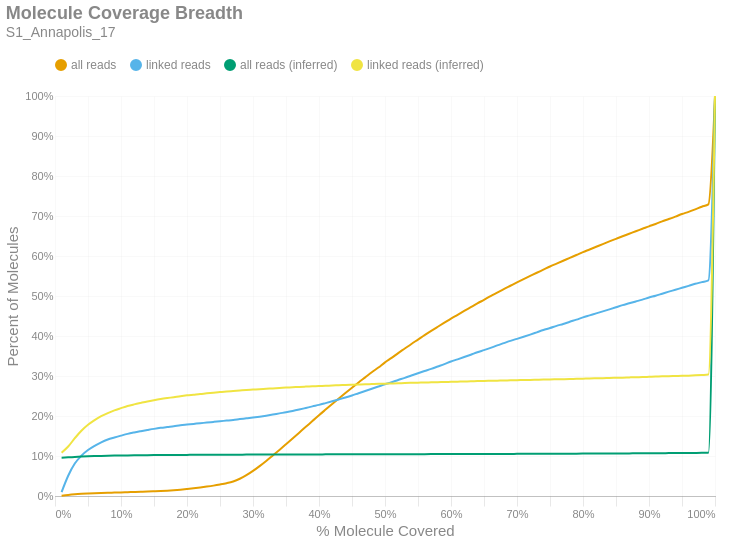

The code cell stored with this chart in its notebook:
### Markdown cell above
### Molecule Read Coverage
This chart shows molecule coverage breadth as computed by the number of bases aligned to that molecule. In other words, "*how much of each unique long molecule is actually sequenced/aligned?*" Keep in mind there is a distinction between sequences and alignments, since some sequences belonging to a particular molecule may not align well and wouldn't appear in the alignment data. This chart also shows molecule coverage breadth as computed by the *inferred fragment* from which the aligned sequences originate. Unlike read coverage, this calculation takes into account the total insert size, including unsequenced gaps between the forward and reverse reads. Like the previous figures, these are cumulative percents.

### Code cell
if SKIPLR:
    print_html(f"Skipped")
else:
    binned_df = consolidated_hist(valids['coverage_bp'], mask, 0.01, True)
    binned_df_inf = consolidated_hist(valids['coverage_inserts'], mask, 0.01, True)
    binned_df = binned_df.with_columns(pl.lit(binned_df_inf['all reads (cumsum)']).alias('all reads (inferred)'))
    binned_df = binned_df.with_columns(pl.lit(binned_df_inf['linked reads (cumsum)']).alias('linked reads (inferred)'))
    binned_df = binned_df.with_columns(
        (pl.col('bin').cast(pl.Float64) + 0.01).alias('right_edge')
    )

    with SafeRender(binned_df):
        (
            density_plot(binned_df, 'Molecule Coverage Breadth', samplename, 'molcov', ['all reads (inferred)','linked reads (inferred)'])
            .encode(
                #x=alt.X('bin:Q', title="% Molecule Covered").axis(format = '%').scale(padding=0),
                x=alt.X('right_edge:Q', title="% Molecule Covered").axis(format='%').scale(padding=0),
                y=alt.Y('value:Q', title='Percent of Molecules')
                    .axis(format='%')
                    .stack(False)
                    .scale(domainMin=0, padding=0),
                color=alt.Color("key:N").scale(domain = ["all reads", "linked reads", "all reads (inferred)", "linked reads (inferred)"]),
                tooltip = [
                    alt.Tooltip("key:N", title = "Data Type"),
                    alt.Tooltip("range_label:N", title="% Molecule Covered"),
                    alt.Tooltip("value:Q", format = ".2%", title="% Molecules")
                ]
            )
        ).display()

### Figure 1 — Vega-Lite specification as saved in the notebook (floating-point values rounded to 4 significant figures)
{"width": "container", "height": 400, "config": {"title": {"anchor": "start", "dy": -15, "fontSize": 18, "color": "#888888", "subtitleColor": "#888888", "subtitleFontSize": 14}, "arc": {"fill": "#0072B2"}, "axis": {"domainColor": "#888888", "domainWidth": 0.5, "gridWidth": 0.2, "grid": false, "titleFontWeight": 400, "titleFontSize": 15, "labelFontSize": 11, "labelColor": "#888888", "tickColor": "#888888", "tickWidth": 0.2, "titleColor": "#888888"}, "axisBand": {"grid": false}, "axisX": {"grid": true, "tickSize": 10, "domainCap": "round"}, "axisY": {"domain": false, "grid": true, "tickSize": 0, "domainCap": "round"}, "background": "transparent", "header": {"labelFontSize": 15, "labelColor": "#888888", "titleFontSize": 15, "titleFontWeight": 600, "titleColor": "#888888"}, "legend": {"labelFont": "sans-serif", "labelFontSize": 12, "labelColor": "#888888", "symbolSize": 100, "symbolType": "circle", "titleFontSize": 12, "titlePadding": 10, "titleColor": "#888888", "title": null, "orient": "top"}, "range": {"category": ["#E69F00", "#56B4E9", "#009E73", "#F0E442", "#0072B2", "#D55E00", "#CC79A7", "#000000"], "diverging": ["#cfe8f3", "#a2d4ec", "#73bfe2", "#46abdb", "#1696d2", "#12719e"]}, "area": {"fill": "#0072B2", "fillOpacity": 0.7, "line": true, "strokeOpacity": 0.7}, "line": {"color": "#0072B2", "stroke": "#0072B2", "strokeWidth": 2}, "trail": {"color": "#0072B2", "stroke": "#0072B2", "strokeWidth": 0, "size": 1}, "point": {"filled": true, "fillOpacity": 1.0, "size": 95}, "text": {"color": "#888888", "fontSize": 11, "align": "right", "fontWeight": 400, "size": 11}, "bar": {"fill": "#0072B2", "stroke": null}, "view": {"stroke": null, "continuousWidth": 660, "continuousHeight": 400}}, "data": {"name": "data-cf0a1a06e86953f7261df52ce4c1b604"}, "mark": {"type": "line", "interpolate": "monotone", "point": {"opacity": 0, "size": 275}}, "encoding": {"color": {"field": "key", "scale": {"domain": ["all reads", "linked reads", "all reads (inferred)", "linked reads (inferred)"]}, "type": "nominal"}, "tooltip": [{"field": "key", "title": "Data Type", "type": "nominal"}, {"field": "range_label", "title": "% Molecule Covered", "type": "nominal"}, {"field": "value", "format": ".2%", "title": "% Molecules", "type": "quantitative"}], "x": {"axis": {"format": "%"}, "field": "right_edge", "scale": {"padding": 0}, "title": "% Molecule Covered", "type": "quantitative"}, "y": {"axis": {"format": "%"}, "field": "value", "scale": {"domainMin": 0, "padding": 0}, "stack": false, "title": "Percent of Molecules", "type": "quantitative"}}, "params": [{"name": "param_c36ac31b6afebe62", "select": {"type": "point", "fields": ["key"]}, "bind": "legend"}], "title": {"text": "Molecule Coverage Breadth", "subtitle": "S1_Annapolis_17"}, "transform": [{"fold": ["all reads (cumsum)", "linked reads (cumsum)", "all reads (inferred)", "linked reads (inferred)"]}, {"calculate": "replace(datum.key, ' (cumsum)', '')", "as": "key"}, {"filter": {"param": "param_c36ac31b6afebe62"}}], "usermeta": {"embedOptions": {"downloadFileName": "S1_Annapolis_17.molcov"}}, "$schema": "https://vega.github.io/schema/vega-lite/v6.1.0.json", "datasets": {"data-cf0a1a06e86953f7261df52ce4c1b604": [{"bin": "0.0", "interval": "0.0-0.01", "all reads": 0.000637, "linked reads": 0.009858, "all reads (cumsum)": 0.000637, "linked reads (cumsum)": 0.009858, "range_label": "0.0-0.01", "all reads (inferred)": 0.09583, "linked reads (inferred)": 0.1084, "right_edge": 0.01}, {"bin": "0.01", "interval": "0.01-0.02", "all reads": 0.002098, "linked reads": 0.04081, "all reads (cumsum)": 0.002735, "linked reads (cumsum)": 0.05067, "range_label": "0.01-0.02", "all reads (inferred)": 0.0966, "linked reads (inferred)": 0.1237, "right_edge": 0.02}, {"bin": "0.02", "interval": "0.02-0.03", "all reads": 0.001589, "linked reads": 0.03041, "all reads (cumsum)": 0.004324, "linked reads (cumsum)": 0.08108, "range_label": "0.02-0.03", "all reads (inferred)": 0.09757, "linked reads (inferred)": 0.1444, "right_edge": 0.03}, {"bin": "0.03", "interval": "0.03-0.04", "all reads": 0.001142, "linked reads": 0.01952, "all reads (cumsum)": 0.005466, "linked reads (cumsum)": 0.1006, "range_label": "0.03-0.04", "all reads (inferred)": 0.09847, "linked reads (inferred)": 0.1633, "right_edge": 0.04}, {"bin": "0.04", "interval": "0.04-0.05", "all reads": 0.000841, "linked reads": 0.01423, "all reads (cumsum)": 0.006307, "linked reads (cumsum)": 0.1148, "range_label": "0.04-0.05", "all reads (inferred)": 0.09927, "linked reads (inferred)": 0.1781, "right_edge": 0.05}, {"bin": "0.05", "interval": "0.05-0.06", "all reads": 0.0007086, "linked reads": 0.01056, "all reads (cumsum)": 0.007015, "linked reads (cumsum)": 0.1254, "range_label": "0.05-0.06", "all reads (inferred)": 0.09984, "linked reads (inferred)": 0.1899, "right_edge": 0.06}, {"bin": "0.06", "interval": "0.06-0.07", "all reads": 0.0005991, "linked reads": 0.008734, "all reads (cumsum)": 0.007615, "linked reads (cumsum)": 0.1341, "range_label": "0.06-0.07", "all reads (inferred)": 0.1003, "linked reads (inferred)": 0.1995, "right_edge": 0.07}, {"bin": "0.07", "interval": "0.07-0.08", "all reads": 0.000514, "linked reads": 0.007002, "all reads (cumsum)": 0.008129, "linked reads (cumsum)": 0.1411, "range_label": "0.07-0.08", "all reads (inferred)": 0.1007, "linked reads (inferred)": 0.2072, "right_edge": 0.08}, {"bin": "0.08", "interval": "0.08-0.09", "all reads": 0.0004391, "linked reads": 0.005073, "all reads (cumsum)": 0.008568, "linked reads (cumsum)": 0.1462, "range_label": "0.08-0.09", "all reads (inferred)": 0.101, "linked reads (inferred)": 0.2141, "right_edge": 0.09}, {"bin": "0.09", "interval": "0.09-0.1", "all reads": 0.0004661, "linked reads": 0.004709, "all reads (cumsum)": 0.009034, "linked reads (cumsum)": 0.1509, "range_label": "0.09-0.1", "all reads (inferred)": 0.1013, "linked reads (inferred)": 0.2196, "right_edge": 0.1}, {"bin": "0.1", "interval": "0.1-0.11", "all reads": 0.0004843, "linked reads": 0.004405, "all reads (cumsum)": 0.009518, "linked reads (cumsum)": 0.1553, "range_label": "0.1-0.11", "all reads (inferred)": 0.1015, "linked reads (inferred)": 0.2249, "right_edge": 0.11}, {"bin": "0.11", "interval": "0.11-0.12", "all reads": 0.0004816, "linked reads": 0.003509, "all reads (cumsum)": 0.01, "linked reads (cumsum)": 0.1588, "range_label": "0.11-0.12", "all reads (inferred)": 0.1017, "linked reads (inferred)": 0.229, "right_edge": 0.12}, {"bin": "0.12", "interval": "0.12-0.13", "all reads": 0.0004911, "linked reads": 0.003129, "all reads (cumsum)": 0.01049, "linked reads (cumsum)": 0.1619, "range_label": "0.12-0.13", "all reads (inferred)": 0.1019, "linked reads (inferred)": 0.2328, "right_edge": 0.13}, {"bin": "0.13", "interval": "0.13-0.14", "all reads": 0.0005127, "linked reads": 0.002977, "all reads (cumsum)": 0.011, "linked reads (cumsum)": 0.1649, "range_label": "0.13-0.14", "all reads (inferred)": 0.102, "linked reads (inferred)": 0.2364, "right_edge": 0.14}, {"bin": "0.14", "interval": "0.14-0.15", "all reads": 0.0006491, "linked reads": 0.002886, "all reads (cumsum)": 0.01165, "linked reads (cumsum)": 0.1678, "range_label": "0.14-0.15", "all reads (inferred)": 0.1022, "linked reads (inferred)": 0.2395, "right_edge": 0.15}, {"bin": "0.15", "interval": "0.15-0.16", "all reads": 0.000716, "linked reads": 0.002552, "all reads (cumsum)": 0.01237, "linked reads (cumsum)": 0.1704, "range_label": "0.15-0.16", "all reads (inferred)": 0.1023, "linked reads (inferred)": 0.2423, "right_edge": 0.16}, {"bin": "0.16", "interval": "0.16-0.17", "all reads": 0.0009376, "linked reads": 0.002096, "all reads (cumsum)": 0.01331, "linked reads (cumsum)": 0.1725, "range_label": "0.16-0.17", "all reads (inferred)": 0.1025, "linked reads (inferred)": 0.2448, "right_edge": 0.17}, {"bin": "0.17", "interval": "0.17-0.18", "all reads": 0.001145, "linked reads": 0.001959, "all reads (cumsum)": 0.01445, "linked reads (cumsum)": 0.1744, "range_label": "0.17-0.18", "all reads (inferred)": 0.1026, "linked reads (inferred)": 0.2471, "right_edge": 0.18}, {"bin": "0.18", "interval": "0.18-0.19", "all reads": 0.001442, "linked reads": 0.002354, "all reads (cumsum)": 0.01589, "linked reads (cumsum)": 0.1768, "range_label": "0.18-0.19", "all reads (inferred)": 0.1027, "linked reads (inferred)": 0.2496, "right_edge": 0.19}, {"bin": "0.19", "interval": "0.19-0.2", "all reads": 0.001651, "linked reads": 0.001762, "all reads (cumsum)": 0.01754, "linked reads (cumsum)": 0.1785, "range_label": "0.19-0.2", "all reads (inferred)": 0.1028, "linked reads (inferred)": 0.2517, "right_edge": 0.2}, {"bin": "0.2", "interval": "0.2-0.21", "all reads": 0.00175, "linked reads": 0.001701, "all reads (cumsum)": 0.01929, "linked reads (cumsum)": 0.1802, "range_label": "0.2-0.21", "all reads (inferred)": 0.1029, "linked reads (inferred)": 0.2534, "right_edge": 0.21}, {"bin": "0.21", "interval": "0.21-0.22", "all reads": 0.001954, "linked reads": 0.001777, "all reads (cumsum)": 0.02125, "linked reads (cumsum)": 0.182, "range_label": "0.21-0.22", "all reads (inferred)": 0.103, "linked reads (inferred)": 0.2551, "right_edge": 0.22}, {"bin": "0.22", "interval": "0.22-0.23", "all reads": 0.002234, "linked reads": 0.001534, "all reads (cumsum)": 0.02348, "linked reads (cumsum)": 0.1835, "range_label": "0.22-0.23", "all reads (inferred)": 0.103, "linked reads (inferred)": 0.2566, "right_edge": 0.23}, {"bin": "0.23", "interval": "0.23-0.24", "all reads": 0.002456, "linked reads": 0.001716, "all reads (cumsum)": 0.02594, "linked reads (cumsum)": 0.1853, "range_label": "0.23-0.24", "all reads (inferred)": 0.1031, "linked reads (inferred)": 0.2583, "right_edge": 0.24}, {"bin": "0.24", "interval": "0.24-0.25", "all reads": 0.00287, "linked reads": 0.001686, "all reads (cumsum)": 0.02881, "linked reads (cumsum)": 0.1869, "range_label": "0.24-0.25", "all reads (inferred)": 0.1032, "linked reads (inferred)": 0.2597, "right_edge": 0.25}, {"bin": "0.25", "interval": "0.25-0.26", "all reads": 0.00327, "linked reads": 0.00161, "all reads (cumsum)": 0.03208, "linked reads (cumsum)": 0.1886, "range_label": "0.25-0.26", "all reads (inferred)": 0.1033, "linked reads (inferred)": 0.2612, "right_edge": 0.26}, {"bin": "0.26", "interval": "0.26-0.27", "all reads": 0.004305, "linked reads": 0.001656, "all reads (cumsum)": 0.03638, "linked reads (cumsum)": 0.1902, "range_label": "0.26-0.27", "all reads (inferred)": 0.1033, "linked reads (inferred)": 0.2624, "right_edge": 0.27}, {"bin": "0.27", "interval": "0.27-0.28", "all reads": 0.006678, "linked reads": 0.002051, "all reads (cumsum)": 0.04306, "linked reads (cumsum)": 0.1923, "range_label": "0.27-0.28", "all reads (inferred)": 0.1034, "linked reads (inferred)": 0.2637, "right_edge": 0.28}, {"bin": "0.28", "interval": "0.28-0.29", "all reads": 0.008899, "linked reads": 0.001944, "all reads (cumsum)": 0.05196, "linked reads (cumsum)": 0.1942, "range_label": "0.28-0.29", "all reads (inferred)": 0.1035, "linked reads (inferred)": 0.2649, "right_edge": 0.29}, {"bin": "0.29", "interval": "0.29-0.3", "all reads": 0.01075, "linked reads": 0.002005, "all reads (cumsum)": 0.06272, "linked reads (cumsum)": 0.1962, "range_label": "0.29-0.3", "all reads (inferred)": 0.1035, "linked reads (inferred)": 0.266, "right_edge": 0.3}, {"bin": "0.3", "interval": "0.3-0.31", "all reads": 0.01203, "linked reads": 0.002187, "all reads (cumsum)": 0.07474, "linked reads (cumsum)": 0.1984, "range_label": "0.3-0.31", "all reads (inferred)": 0.1036, "linked reads (inferred)": 0.2671, "right_edge": 0.31}, {"bin": "0.31", "interval": "0.31-0.32", "all reads": 0.01286, "linked reads": 0.002445, "all reads (cumsum)": 0.0876, "linked reads (cumsum)": 0.2008, "range_label": "0.31-0.32", "all reads (inferred)": 0.1036, "linked reads (inferred)": 0.268, "right_edge": 0.32}, {"bin": "0.32", "interval": "0.32-0.33", "all reads": 0.01374, "linked reads": 0.002719, "all reads (cumsum)": 0.1013, "linked reads (cumsum)": 0.2036, "range_label": "0.32-0.33", "all reads (inferred)": 0.1037, "linked reads (inferred)": 0.269, "right_edge": 0.33}, {"bin": "0.33", "interval": "0.33-0.34", "all reads": 0.01386, "linked reads": 0.002977, "all reads (cumsum)": 0.1152, "linked reads (cumsum)": 0.2065, "range_label": "0.33-0.34", "all reads (inferred)": 0.1037, "linked reads (inferred)": 0.2699, "right_edge": 0.34}, {"bin": "0.34", "interval": "0.34-0.35", "all reads": 0.01423, "linked reads": 0.00281, "all reads (cumsum)": 0.1294, "linked reads (cumsum)": 0.2094, "range_label": "0.34-0.35", "all reads (inferred)": 0.1038, "linked reads (inferred)": 0.271, "right_edge": 0.35}, {"bin": "0.35", "interval": "0.35-0.36", "all reads": 0.01438, "linked reads": 0.003129, "all reads (cumsum)": 0.1438, "linked reads (cumsum)": 0.2125, "range_label": "0.35-0.36", "all reads (inferred)": 0.1038, "linked reads (inferred)": 0.2717, "right_edge": 0.36}, {"bin": "0.36", "interval": "0.36-0.37", "all reads": 0.01451, "linked reads": 0.003645, "all reads (cumsum)": 0.1583, "linked reads (cumsum)": 0.2161, "range_label": "0.36-0.37", "all reads (inferred)": 0.1039, "linked reads (inferred)": 0.2727, "right_edge": 0.37}, {"bin": "0.37", "interval": "0.37-0.38", "all reads": 0.01458, "linked reads": 0.003934, "all reads (cumsum)": 0.1729, "linked reads (cumsum)": 0.2201, "range_label": "0.37-0.38", "all reads (inferred)": 0.1039, "linked reads (inferred)": 0.2735, "right_edge": 0.38}, {"bin": "0.38", "interval": "0.38-0.39", "all reads": 0.0143, "linked reads": 0.003995, "all reads (cumsum)": 0.1872, "linked reads (cumsum)": 0.2241, "range_label": "0.38-0.39", "all reads (inferred)": 0.104, "linked reads (inferred)": 0.2741, "right_edge": 0.39}, {"bin": "0.39", "interval": "0.39-0.4", "all reads": 0.0147, "linked reads": 0.003706, "all reads (cumsum)": 0.2019, "linked reads (cumsum)": 0.2278, "range_label": "0.39-0.4", "all reads (inferred)": 0.104, "linked reads (inferred)": 0.2748, "right_edge": 0.4}, {"bin": "0.4", "interval": "0.4-0.41", "all reads": 0.01412, "linked reads": 0.004405, "all reads (cumsum)": 0.216, "linked reads (cumsum)": 0.2322, "range_label": "0.4-0.41", "all reads (inferred)": 0.1041, "linked reads (inferred)": 0.2755, "right_edge": 0.41}, {"bin": "0.41", "interval": "0.41-0.42", "all reads": 0.01398, "linked reads": 0.004572, "all reads (cumsum)": 0.23, "linked reads (cumsum)": 0.2367, "range_label": "0.41-0.42", "all reads (inferred)": 0.1041, "linked reads (inferred)": 0.2763, "right_edge": 0.42}, {"bin": "0.42", "interval": "0.42-0.43", "all reads": 0.01376, "linked reads": 0.004709, "all reads (cumsum)": 0.2438, "linked reads (cumsum)": 0.2414, "range_label": "0.42-0.43", "all reads (inferred)": 0.1042, "linked reads (inferred)": 0.2769, "right_edge": 0.43}, {"bin": "0.43", "interval": "0.43-0.44", "all reads": 0.01353, "linked reads": 0.004754, "all reads (cumsum)": 0.2573, "linked reads (cumsum)": 0.2462, "range_label": "0.43-0.44", "all reads (inferred)": 0.1042, "linked reads (inferred)": 0.2775, "right_edge": 0.44}, {"bin": "0.44", "interval": "0.44-0.45", "all reads": 0.01333, "linked reads": 0.005164, "all reads (cumsum)": 0.2706, "linked reads (cumsum)": 0.2514, "range_label": "0.44-0.45", "all reads (inferred)": 0.1042, "linked reads (inferred)": 0.2782, "right_edge": 0.45}, {"bin": "0.45", "interval": "0.45-0.46", "all reads": 0.01318, "linked reads": 0.005666, "all reads (cumsum)": 0.2838, "linked reads (cumsum)": 0.257, "range_label": "0.45-0.46", "all reads (inferred)": 0.1043, "linked reads (inferred)": 0.2788, "right_edge": 0.46}, {"bin": "0.46", "interval": "0.46-0.47", "all reads": 0.01268, "linked reads": 0.005498, "all reads (cumsum)": 0.2965, "linked reads (cumsum)": 0.2625, "range_label": "0.46-0.47", "all reads (inferred)": 0.1043, "linked reads (inferred)": 0.2794, "right_edge": 0.47}, {"bin": "0.47", "interval": "0.47-0.48", "all reads": 0.01277, "linked reads": 0.005574, "all reads (cumsum)": 0.3093, "linked reads (cumsum)": 0.2681, "range_label": "0.47-0.48", "all reads (inferred)": 0.1044, "linked reads (inferred)": 0.2799, "right_edge": 0.48}, {"bin": "0.48", "interval": "0.48-0.49", "all reads": 0.01186, "linked reads": 0.00565, "all reads (cumsum)": 0.3211, "linked reads (cumsum)": 0.2738, "range_label": "0.48-0.49", "all reads (inferred)": 0.1044, "linked reads (inferred)": 0.2804, "right_edge": 0.49}, {"bin": "0.49", "interval": "0.49-0.5", "all reads": 0.01307, "linked reads": 0.005681, "all reads (cumsum)": 0.3342, "linked reads (cumsum)": 0.2794, "range_label": "0.49-0.5", "all reads (inferred)": 0.1044, "linked reads (inferred)": 0.2808, "right_edge": 0.5}, {"bin": "0.5", "interval": "0.5-0.51", "all reads": 0.01095, "linked reads": 0.005012, "all reads (cumsum)": 0.3452, "linked reads (cumsum)": 0.2844, "range_label": "0.5-0.51", "all reads (inferred)": 0.1045, "linked reads (inferred)": 0.2813, "right_edge": 0.51}, {"bin": "0.51", "interval": "0.51-0.52", "all reads": 0.01218, "linked reads": 0.00559, "all reads (cumsum)": 0.3573, "linked reads (cumsum)": 0.29, "range_label": "0.51-0.52", "all reads (inferred)": 0.1045, "linked reads (inferred)": 0.2818, "right_edge": 0.52}, {"bin": "0.52", "interval": "0.52-0.53", "all reads": 0.01132, "linked reads": 0.005225, "all reads (cumsum)": 0.3687, "linked reads (cumsum)": 0.2953, "range_label": "0.52-0.53", "all reads (inferred)": 0.1046, "linked reads (inferred)": 0.2825, "right_edge": 0.53}, {"bin": "0.53", "interval": "0.53-0.54", "all reads": 0.01143, "linked reads": 0.006015, "all reads (cumsum)": 0.3801, "linked reads (cumsum)": 0.3013, "range_label": "0.53-0.54", "all reads (inferred)": 0.1046, "linked reads (inferred)": 0.2829, "right_edge": 0.54}, {"bin": "0.54", "interval": "0.54-0.55", "all reads": 0.01098, "linked reads": 0.005696, "all reads (cumsum)": 0.3911, "linked reads (cumsum)": 0.307, "range_label": "0.54-0.55", "all reads (inferred)": 0.1046, "linked reads (inferred)": 0.2833, "right_edge": 0.55}, {"bin": "0.55", "interval": "0.55-0.56", "all reads": 0.01106, "linked reads": 0.005498, "all reads (cumsum)": 0.4021, "linked reads (cumsum)": 0.3125, "range_label": "0.55-0.56", "all reads (inferred)": 0.1047, "linked reads (inferred)": 0.2837, "right_edge": 0.56}, {"bin": "0.56", "interval": "0.56-0.57", "all reads": 0.0106, "linked reads": 0.005422, "all reads (cumsum)": 0.4127, "linked reads (cumsum)": 0.3179, "range_label": "0.56-0.57", "all reads (inferred)": 0.1047, "linked reads (inferred)": 0.2842, "right_edge": 0.57}, {"bin": "0.57", "interval": "0.57-0.58", "all reads": 0.01034, "linked reads": 0.005893, "all reads (cumsum)": 0.4231, "linked reads (cumsum)": 0.3238, "range_label": "0.57-0.58", "all reads (inferred)": 0.1048, "linked reads (inferred)": 0.2846, "right_edge": 0.58}, {"bin": "0.58", "interval": "0.58-0.59", "all reads": 0.01027, "linked reads": 0.005924, "all reads (cumsum)": 0.4333, "linked reads (cumsum)": 0.3297, "range_label": "0.58-0.59", "all reads (inferred)": 0.1048, "linked reads (inferred)": 0.285, "right_edge": 0.59}, {"bin": "0.59", "interval": "0.59-0.6", "all reads": 0.01023, "linked reads": 0.006516, "all reads (cumsum)": 0.4436, "linked reads (cumsum)": 0.3362, "range_label": "0.59-0.6", "all reads (inferred)": 0.1048, "linked reads (inferred)": 0.2855, "right_edge": 0.6}, {"bin": "0.6", "interval": "0.6-0.61", "all reads": 0.009376, "linked reads": 0.005453, "all reads (cumsum)": 0.4529, "linked reads (cumsum)": 0.3417, "range_label": "0.6-0.61", "all reads (inferred)": 0.1049, "linked reads (inferred)": 0.2859, "right_edge": 0.61}, {"bin": "0.61", "interval": "0.61-0.62", "all reads": 0.009673, "linked reads": 0.00565, "all reads (cumsum)": 0.4626, "linked reads (cumsum)": 0.3473, "range_label": "0.61-0.62", "all reads (inferred)": 0.1049, "linked reads (inferred)": 0.2863, "right_edge": 0.62}, {"bin": "0.62", "interval": "0.62-0.63", "all reads": 0.009387, "linked reads": 0.005863, "all reads (cumsum)": 0.472, "linked reads (cumsum)": 0.3532, "range_label": "0.62-0.63", "all reads (inferred)": 0.105, "linked reads (inferred)": 0.2867, "right_edge": 0.63}, {"bin": "0.63", "interval": "0.63-0.64", "all reads": 0.009419, "linked reads": 0.006167, "all reads (cumsum)": 0.4814, "linked reads (cumsum)": 0.3594, "range_label": "0.63-0.64", "all reads (inferred)": 0.105, "linked reads (inferred)": 0.2872, "right_edge": 0.64}, {"bin": "0.64", "interval": "0.64-0.65", "all reads": 0.009058, "linked reads": 0.005377, "all reads (cumsum)": 0.4905, "linked reads (cumsum)": 0.3647, "range_label": "0.64-0.65", "all reads (inferred)": 0.1051, "linked reads (inferred)": 0.2876, "right_edge": 0.65}, {"bin": "0.65", "interval": "0.65-0.66", "all reads": 0.009301, "linked reads": 0.005544, "all reads (cumsum)": 0.4998, "linked reads (cumsum)": 0.3703, "range_label": "0.65-0.66", "all reads (inferred)": 0.1051, "linked reads (inferred)": 0.288, "right_edge": 0.66}, {"bin": "0.66", "interval": "0.66-0.67", "all reads": 0.008718, "linked reads": 0.006182, "all reads (cumsum)": 0.5085, "linked reads (cumsum)": 0.3765, "range_label": "0.66-0.67", "all reads (inferred)": 0.1052, "linked reads (inferred)": 0.2884, "right_edge": 0.67}, {"bin": "0.67", "interval": "0.67-0.68", "all reads": 0.008751, "linked reads": 0.005696, "all reads (cumsum)": 0.5172, "linked reads (cumsum)": 0.3822, "range_label": "0.67-0.68", "all reads (inferred)": 0.1052, "linked reads (inferred)": 0.2888, "right_edge": 0.68}, {"bin": "0.68", "interval": "0.68-0.69", "all reads": 0.008355, "linked reads": 0.005696, "all reads (cumsum)": 0.5256, "linked reads (cumsum)": 0.3879, "range_label": "0.68-0.69", "all reads (inferred)": 0.1053, "linked reads (inferred)": 0.2891, "right_edge": 0.69}, {"bin": "0.69", "interval": "0.69-0.7", "all reads": 0.008365, "linked reads": 0.005058, "all reads (cumsum)": 0.534, "linked reads (cumsum)": 0.3929, "range_label": "0.69-0.7", "all reads (inferred)": 0.1053, "linked reads (inferred)": 0.2896, "right_edge": 0.7}, {"bin": "0.7", "interval": "0.7-0.71", "all reads": 0.008131, "linked reads": 0.005255, "all reads (cumsum)": 0.5421, "linked reads (cumsum)": 0.3982, "range_label": "0.7-0.71", "all reads (inferred)": 0.1054, "linked reads (inferred)": 0.2899, "right_edge": 0.71}, {"bin": "0.71", "interval": "0.71-0.72", "all reads": 0.008, "linked reads": 0.005392, "all reads (cumsum)": 0.5501, "linked reads (cumsum)": 0.4036, "range_label": "0.71-0.72", "all reads (inferred)": 0.1054, "linked reads (inferred)": 0.2903, "right_edge": 0.72}, {"bin": "0.72", "interval": "0.72-0.73", "all reads": 0.007989, "linked reads": 0.005635, "all reads (cumsum)": 0.5581, "linked reads (cumsum)": 0.4092, "range_label": "0.72-0.73", "all reads (inferred)": 0.1055, "linked reads (inferred)": 0.2906, "right_edge": 0.73}, {"bin": "0.73", "interval": "0.73-0.74", "all reads": 0.007756, "linked reads": 0.00565, "all reads (cumsum)": 0.5658, "linked reads (cumsum)": 0.4148, "range_label": "0.73-0.74", "all reads (inferred)": 0.1056, "linked reads (inferred)": 0.291, "right_edge": 0.74}, {"bin": "0.74", "interval": "0.74-0.75", "all reads": 0.007869, "linked reads": 0.004967, "all reads (cumsum)": 0.5737, "linked reads (cumsum)": 0.4198, "range_label": "0.74-0.75", "all reads (inferred)": 0.1056, "linked reads (inferred)": 0.2914, "right_edge": 0.75}, {"bin": "0.75", "interval": "0.75-0.76", "all reads": 0.007136, "linked reads": 0.005544, "all reads (cumsum)": 0.5808, "linked reads (cumsum)": 0.4254, "range_label": "0.75-0.76", "all reads (inferred)": 0.1057, "linked reads (inferred)": 0.2918, "right_edge": 0.76}, {"bin": "0.76", "interval": "0.76-0.77", "all reads": 0.007211, "linked reads": 0.004769, "all reads (cumsum)": 0.5881, "linked reads (cumsum)": 0.4301, "range_label": "0.76-0.77", "all reads (inferred)": 0.1057, "linked reads (inferred)": 0.2921, "right_edge": 0.77}, {"bin": "0.77", "interval": "0.77-0.78", "all reads": 0.007271, "linked reads": 0.005483, "all reads (cumsum)": 0.5953, "linked reads (cumsum)": 0.4356, "range_label": "0.77-0.78", "all reads (inferred)": 0.1058, "linked reads (inferred)": 0.2925, "right_edge": 0.78}, {"bin": "0.78", "interval": "0.78-0.79", "all reads": 0.007126, "linked reads": 0.00524, "all reads (cumsum)": 0.6025, "linked reads (cumsum)": 0.4408, "range_label": "0.78-0.79", "all reads (inferred)": 0.1059, "linked reads (inferred)": 0.293, "right_edge": 0.79}, {"bin": "0.79", "interval": "0.79-0.8", "all reads": 0.007298, "linked reads": 0.005696, "all reads (cumsum)": 0.6098, "linked reads (cumsum)": 0.4465, "range_label": "0.79-0.8", "all reads (inferred)": 0.1059, "linked reads (inferred)": 0.2934, "right_edge": 0.8}, {"bin": "0.8", "interval": "0.8-0.81", "all reads": 0.006557, "linked reads": 0.004997, "all reads (cumsum)": 0.6163, "linked reads (cumsum)": 0.4515, "range_label": "0.8-0.81", "all reads (inferred)": 0.106, "linked reads (inferred)": 0.2938, "right_edge": 0.81}, {"bin": "0.81", "interval": "0.81-0.82", "all reads": 0.006751, "linked reads": 0.004967, "all reads (cumsum)": 0.6231, "linked reads (cumsum)": 0.4565, "range_label": "0.81-0.82", "all reads (inferred)": 0.1061, "linked reads (inferred)": 0.2942, "right_edge": 0.82}, {"bin": "0.82", "interval": "0.82-0.83", "all reads": 0.006782, "linked reads": 0.005028, "all reads (cumsum)": 0.6298, "linked reads (cumsum)": 0.4615, "range_label": "0.82-0.83", "all reads (inferred)": 0.1062, "linked reads (inferred)": 0.2945, "right_edge": 0.83}, {"bin": "0.83", "interval": "0.83-0.84", "all reads": 0.006613, "linked reads": 0.005104, "all reads (cumsum)": 0.6365, "linked reads (cumsum)": 0.4666, "range_label": "0.83-0.84", "all reads (inferred)": 0.1062, "linked reads (inferred)": 0.295, "right_edge": 0.84}, {"bin": "0.84", "interval": "0.84-0.85", "all reads": 0.006445, "linked reads": 0.00521, "all reads (cumsum)": 0.6429, "linked reads (cumsum)": 0.4718, "range_label": "0.84-0.85", "all reads (inferred)": 0.1064, "linked reads (inferred)": 0.2955, "right_edge": 0.85}, {"bin": "0.85", "interval": "0.85-0.86", "all reads": 0.006401, "linked reads": 0.005271, "all reads (cumsum)": 0.6493, "linked reads (cumsum)": 0.4771, "range_label": "0.85-0.86", "all reads (inferred)": 0.1064, "linked reads (inferred)": 0.2959, "right_edge": 0.86}, {"bin": "0.86", "interval": "0.86-0.87", "all reads": 0.006229, "linked reads": 0.004557, "all reads (cumsum)": 0.6555, "linked reads (cumsum)": 0.4817, "range_label": "0.86-0.87", "all reads (inferred)": 0.1065, "linked reads (inferred)": 0.2965, "right_edge": 0.87}, {"bin": "0.87", "interval": "0.87-0.88", "all reads": 0.006373, "linked reads": 0.004663, "all reads (cumsum)": 0.6619, "linked reads (cumsum)": 0.4863, "range_label": "0.87-0.88", "all reads (inferred)": 0.1066, "linked reads (inferred)": 0.297, "right_edge": 0.88}, {"bin": "0.88", "interval": "0.88-0.89", "all reads": 0.006078, "linked reads": 0.004678, "all reads (cumsum)": 0.668, "linked reads (cumsum)": 0.491, "range_label": "0.88-0.89", "all reads (inferred)": 0.1067, "linked reads (inferred)": 0.2974, "right_edge": 0.89}, {"bin": "0.89", "interval": "0.89-0.9", "all reads": 0.006202, "linked reads": 0.005164, "all reads (cumsum)": 0.6742, "linked reads (cumsum)": 0.4962, "range_label": "0.89-0.9", "all reads (inferred)": 0.1068, "linked reads (inferred)": 0.2979, "right_edge": 0.9}, {"bin": "0.9", "interval": "0.9-0.91", "all reads": 0.005856, "linked reads": 0.004542, "all reads (cumsum)": 0.68, "linked reads (cumsum)": 0.5007, "range_label": "0.9-0.91", "all reads (inferred)": 0.1069, "linked reads (inferred)": 0.2984, "right_edge": 0.91}, {"bin": "0.91", "interval": "0.91-0.92", "all reads": 0.006605, "linked reads": 0.005058, "all reads (cumsum)": 0.6866, "linked reads (cumsum)": 0.5058, "range_label": "0.91-0.92", "all reads (inferred)": 0.1071, "linked reads (inferred)": 0.2991, "right_edge": 0.92}, {"bin": "0.92", "interval": "0.92-0.93", "all reads": 0.005739, "linked reads": 0.005073, "all reads (cumsum)": 0.6924, "linked reads (cumsum)": 0.5109, "range_label": "0.92-0.93", "all reads (inferred)": 0.1072, "linked reads (inferred)": 0.2995, "right_edge": 0.93}, {"bin": "0.93", "interval": "0.93-0.94", "all reads": 0.006041, "linked reads": 0.004754, "all reads (cumsum)": 0.6984, "linked reads (cumsum)": 0.5156, "range_label": "0.93-0.94", "all reads (inferred)": 0.1073, "linked reads (inferred)": 0.3, "right_edge": 0.94}, {"bin": "0.94", "interval": "0.94-0.95", "all reads": 0.00642, "linked reads": 0.004921, "all reads (cumsum)": 0.7048, "linked reads (cumsum)": 0.5205, "range_label": "0.94-0.95", "all reads (inferred)": 0.1075, "linked reads (inferred)": 0.3005, "right_edge": 0.95}, {"bin": "0.95", "interval": "0.95-0.96", "all reads": 0.005509, "linked reads": 0.00486, "all reads (cumsum)": 0.7104, "linked reads (cumsum)": 0.5254, "range_label": "0.95-0.96", "all reads (inferred)": 0.1076, "linked reads (inferred)": 0.3009, "right_edge": 0.96}, {"bin": "0.96", "interval": "0.96-0.97", "all reads": 0.006237, "linked reads": 0.005028, "all reads (cumsum)": 0.7166, "linked reads (cumsum)": 0.5304, "range_label": "0.96-0.97", "all reads (inferred)": 0.1077, "linked reads (inferred)": 0.3016, "right_edge": 0.97}, {"bin": "0.97", "interval": "0.97-0.98", "all reads": 0.006537, "linked reads": 0.004329, "all reads (cumsum)": 0.7231, "linked reads (cumsum)": 0.5347, "range_label": "0.97-0.98", "all reads (inferred)": 0.1079, "linked reads (inferred)": 0.3025, "right_edge": 0.98}, {"bin": "0.98", "interval": "0.98-0.99", "all reads": 0.006027, "linked reads": 0.004268, "all reads (cumsum)": 0.7292, "linked reads (cumsum)": 0.539, "range_label": "0.98-0.99", "all reads (inferred)": 0.1082, "linked reads (inferred)": 0.3036, "right_edge": 0.99}, {"bin": "0.99", "interval": "0.99-1.0", "all reads": 0.2708, "linked reads": 0.461, "all reads (cumsum)": 1.0, "linked reads (cumsum)": 1.0, "range_label": "0.99-1.0", "all reads (inferred)": 1.0, "linked reads (inferred)": 1.0, "right_edge": 1.0}]}}
